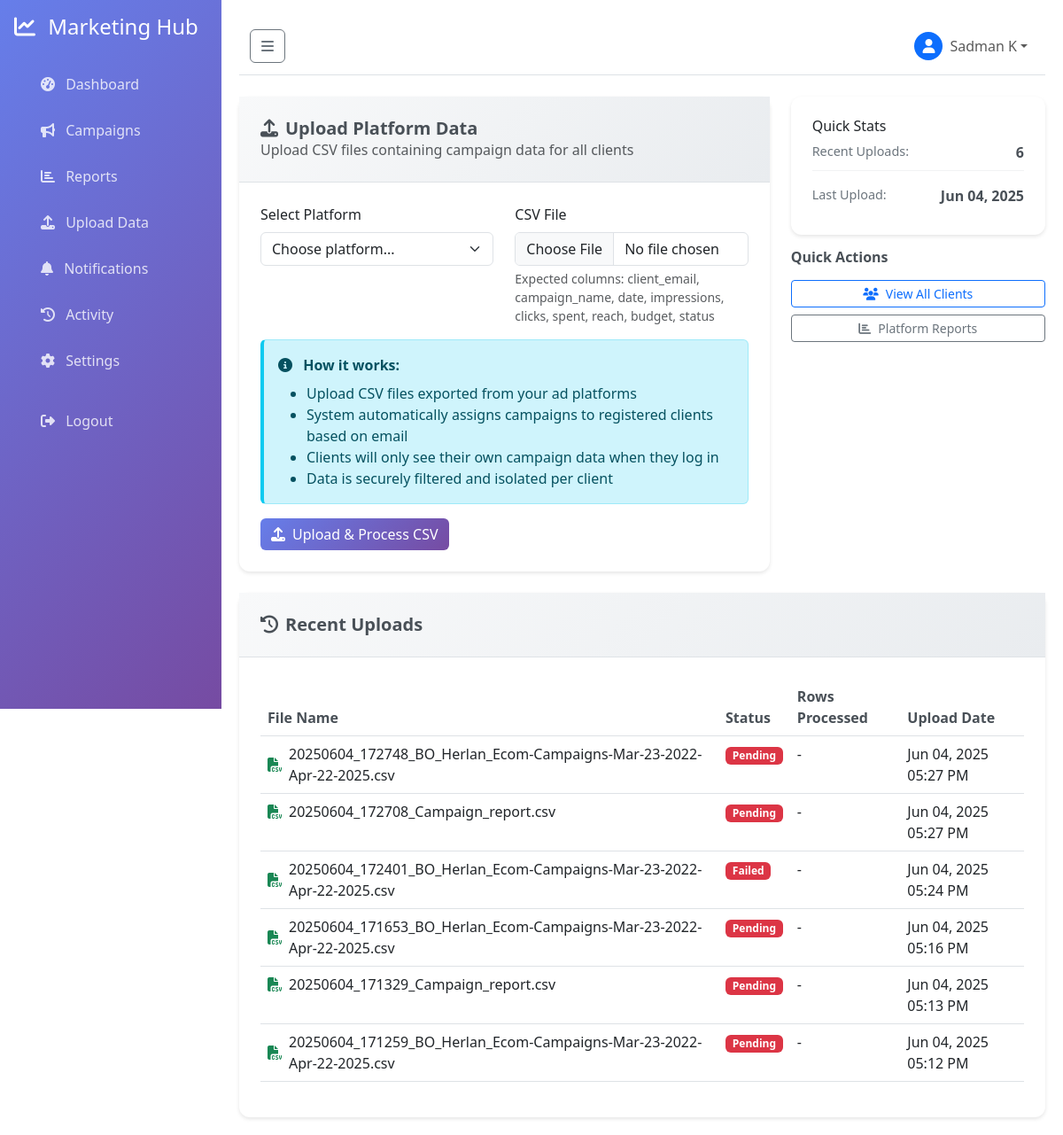
/agency/upload (signed in), run on the app's committed database.
### models.py (models this page shows, shortened)
class User(UserMixin, db.Model):
    __tablename__ = 'users'
    id = db.Column(db.Integer, primary_key=True)
    username = db.Column(db.String(80), unique=True, nullable=False)
    email = db.Column(db.String(120), unique=True, nullable=False)
    password_hash = db.Column(db.String(256), nullable=False)
    first_name = db.Column(db.String(50), nullable=True)
    last_name = db.Column(db.String(50), nullable=True)
    company_name = db.Column(db.String(100), nullable=True)
    created_at = db.Column(db.DateTime, default=datetime.utcnow)
    campaigns = db.relationship('Campaign', backref='client', lazy=True)
    def get_full_name(self):
        if self.first_name and self.last_name:
            return f"{self.first_name} {self.last_name}"
        return self.username

class CSVImport(db.Model):
    __tablename__ = 'csv_imports'
    id = db.Column(db.Integer, primary_key=True)
    filename = db.Column(db.String(255), nullable=False)
    file_path = db.Column(db.String(500), nullable=False)
    status = db.Column(db.String(50), default='Pending')  # Pending, Processing, Completed, Failed
    rows_processed = db.Column(db.Integer, default=0)
    rows_failed = db.Column(db.Integer, default=0)
    error_message = db.Column(db.Text)
    imported_by = db.Column(db.Integer, db.ForeignKey('users.id'), nullable=True)
    created_at = db.Column(db.DateTime, default=datetime.utcnow)
    completed_at = db.Column(db.DateTime)
    user = db.relationship('User', backref='csv_imports')

### agency_management.py (the view, shortened to what this page needs)
@agency_bp.route('/upload', methods=['GET', 'POST'])
@login_required
def agency_upload():
    recent_imports = CSVImport.query.order_by(CSVImport.created_at.desc()).limit(10).all()
    return render_template('agency/upload.html', recent_imports=recent_imports)

### app.py (called while the page is built)
@login_manager.user_loader
def load_user(user_id):
    from models import User
    return User.query.get(int(user_id))

### templates/agency/upload.html (shortened to what this page needs)
{% extends "base.html" %}
{% block content %}
<div class="row mb-4">
    <div class="col-lg-8">
        <div class="upload-card">
            <div class="card-header">
                <h5><i class="fas fa-upload me-2"></i>Upload Platform Data</h5>
                <p class="text-muted mb-0">Upload CSV files containing campaign data for all clients</p>
            </div>
            <div class="card-body">
                <form method="POST" enctype="multipart/form-data" id="agency-upload-form">
                    <div class="row">
                        <div class="col-md-6 mb-3">
                            <label class="form-label">Select Platform</label>
                            <select name="platform" class="form-select" required>
                                <option value="">Choose platform...</option>
                            </select>
                        </div>
                        <div class="col-md-6 mb-3">
                            <label class="form-label">CSV File</label>
                            <input type="file" name="csv_file" class="form-control" accept=".csv" required>
                            <div class="form-text">Expected columns: client_email, campaign_name, date, impressions, clicks, spent, reach, budget, status</div>
                        </div>
                    </div>
                    <div class="upload-info mb-3">
                        <div class="alert alert-info">
                            <i class="fas fa-info-circle me-2"></i>
                            <strong>How it works:</strong>
                            <ul class="mb-0 mt-2">
                                <li>Upload CSV files exported from your ad platforms</li>
                                <li>System automatically assigns campaigns to registered clients based on email</li>
                                <li>Clients will only see their own campaign data when they log in</li>
                                <li>Data is securely filtered and isolated per client</li>
                            </ul>
                        </div>
                    </div>
                    <button type="submit" class="btn btn-primary">
                        <i class="fas fa-upload me-2"></i>Upload & Process CSV
                    </button>
                </form>
            </div>
        </div>
    </div>
    <div class="col-lg-4">
        <div class="stats-card">
            <h6>Quick Stats</h6>
            <div class="stat-item">
                <span class="label">Recent Uploads:</span>
                <span class="value">{{ recent_imports|length }}</span>
            </div>
            <div class="stat-item">
                <span class="label">Last Upload:</span>
                <span class="value">
                    {% if recent_imports %}
                        {{ recent_imports[0].created_at.strftime('%b %d, %Y') }}
                    {% else %}
                        Never
                    {% endif %}
                </span>
            </div>
        </div>
        <div class="quick-actions mt-3">
            <h6>Quick Actions</h6>
            <a href="{{ url_for('agency.view_clients') }}" class="btn btn-outline-primary btn-sm d-block mb-2">
                <i class="fas fa-users me-2"></i>View All Clients
            </a>
            <a href="{{ url_for('reports') }}" class="btn btn-outline-secondary btn-sm d-block">
                <i class="fas fa-chart-bar me-2"></i>Platform Reports
            </a>
        </div>
    </div>
</div>
<div class="row">
    <div class="col-12">
        <div class="recent-uploads-card">
            <div class="card-header">
                <h5><i class="fas fa-history me-2"></i>Recent Uploads</h5>
            </div>
            <div class="card-body">
                {% if recent_imports %}
                <div class="table-responsive">
                    <table class="table table-hover">
                        <thead>
                            <tr>
                                <th>File Name</th>
                                <th>Status</th>
                                <th>Rows Processed</th>
                                <th>Upload Date</th>
                            </tr>
                        </thead>
                        <tbody>
                            {% for import in recent_imports %}
                            <tr>
                                <td>
                                    <div class="d-flex align-items-center">
                                        <i class="fas fa-file-csv text-success me-2"></i>
                                        {{ import.filename }}
                                    </div>
                                </td>
                                <td>
                                    <span class="badge badge-{{ 'success' if import.status == 'Completed' else 'warning' if import.status == 'Processing' else 'danger' }}">
                                        {{ import.status }}
                                    </span>
                                </td>
                                <td>
                                    {% if import.rows_processed %}
                                        {{ import.rows_processed }} rows
                                        {% if import.rows_failed > 0 %}
                                            <small class="text-warning">({{ import.rows_failed }} failed)</small>
                                        {% endif %}
                                    {% else %}
                                        -
                                    {% endif %}
                                </td>
                                <td>{{ import.created_at.strftime('%b %d, %Y %I:%M %p') }}</td>
                            </tr>
                            {% endfor %}
                        </tbody>
                    </table>
                </div>
                {% else %}
                <div class="empty-state text-center py-4">
                    <i class="fas fa-upload fa-3x text-muted mb-3"></i>
                    <h6>No uploads yet</h6>
                    <p class="text-muted">Upload your first CSV file to get started</p>
                </div>
                {% endif %}
            </div>
        </div>
    </div>
</div>
{% endblock %}

### templates/base.html (shortened to what this page needs)
<!DOCTYPE html>
<html lang="en">
<head>
    <link href="https://cdn.jsdelivr.net/npm/bootstrap@5.3.0/dist/css/bootstrap.min.css" rel="stylesheet">
    <link href="https://cdnjs.cloudflare.com/ajax/libs/font-awesome/6.4.0/css/all.min.css" rel="stylesheet">
</head>
<body>
    <nav class="sidebar" id="sidebar">
        <div class="p-3">
            <h4 class="text-white mb-4">
                <i class="fas fa-chart-line me-2"></i>
                <span class="sidebar-text">Marketing Hub</span>
            </h4>
            <ul class="nav flex-column">
                <li class="nav-item">
                    <a class="nav-link {% if request.endpoint == 'dashboard' %}active{% endif %}" href="{{ url_for('dashboard') }}">
                        <i class="fas fa-tachometer-alt me-2"></i>
                        <span class="sidebar-text">Dashboard</span>
                    </a>
                </li>
                <li class="nav-item">
                    <a class="nav-link {% if request.endpoint == 'campaigns' %}active{% endif %}" href="{{ url_for('campaigns') }}">
                        <i class="fas fa-bullhorn me-2"></i>
                        <span class="sidebar-text">Campaigns</span>
                    </a>
                </li>
                <li class="nav-item">
                    <a class="nav-link {% if request.endpoint == 'reports' %}active{% endif %}" href="{{ url_for('reports') }}">
                        <i class="fas fa-chart-bar me-2"></i>
                        <span class="sidebar-text">Reports</span>
                    </a>
                </li>
                <li class="nav-item">
                    <a class="nav-link {% if request.endpoint == 'upload_csv' %}active{% endif %}" href="{{ url_for('upload_csv') }}">
                        <i class="fas fa-upload me-2"></i>
                        <span class="sidebar-text">Upload Data</span>
                    </a>
                </li>
                <li class="nav-item">
                    <a class="nav-link {% if request.endpoint == 'notifications' %}active{% endif %}" href="{{ url_for('notifications') }}">
                        <i class="fas fa-bell me-2"></i>
                        <span class="sidebar-text">Notifications</span>
                    </a>
                </li>
                <li class="nav-item">
                    <a class="nav-link {% if request.endpoint == 'activity_log' %}active{% endif %}" href="{{ url_for('activity_log') }}">
                        <i class="fas fa-history me-2"></i>
                        <span class="sidebar-text">Activity</span>
                    </a>
                </li>
                <li class="nav-item">
                    <a class="nav-link {% if request.endpoint == 'account_settings' %}active{% endif %}" href="{{ url_for('account_settings') }}">
                        <i class="fas fa-cog me-2"></i>
                        <span class="sidebar-text">Settings</span>
                    </a>
                </li>
                <li class="nav-item mt-3">
                    <a class="nav-link" href="{{ url_for('auth.logout') }}">
                        <i class="fas fa-sign-out-alt me-2"></i>
                        <span class="sidebar-text">Logout</span>
                    </a>
                </li>
            </ul>
        </div>
    </nav>
    <div class="content-wrapper" id="content">
        <nav class="navbar navbar-expand-lg navbar-light bg-white border-bottom mb-4">
            <div class="container-fluid">
                <button class="btn btn-outline-secondary me-3" id="sidebarToggle" type="button">
                    <i class="fas fa-bars"></i>
                </button>
                <div class="navbar-nav ms-auto">
                    <div class="nav-item dropdown">
                        <a class="nav-link dropdown-toggle d-flex align-items-center" href="#" id="userDropdown" role="button" data-bs-toggle="dropdown">
                            <div class="bg-primary rounded-circle me-2 d-flex align-items-center justify-content-center" style="width: 32px; height: 32px;">
                                <i class="fas fa-user text-white"></i>
                            </div>
                            <span>{{ current_user.get_full_name() if current_user.is_authenticated else 'Guest' }}</span>
                        </a>
                    </div>
                </div>
            </div>
        </nav>
        {% block content %}{% endblock %}
    </div>
</body>
</html>

### templates/base.html (style rules this page uses)
.sidebar { background: linear-gradient(135deg, #667eea 0%, #764ba2 100%); min-height: 100vh; position: fixed; top: 0; left: 0; width: 250px; z-index: 1000; transition: all 0.3s; }
.sidebar .nav-link { color: rgba(255, 255, 255, 0.8); padding: 12px 20px; border-radius: 8px; margin: 2px 10px; transition: all 0.3s; }
.content-wrapper { margin-left: 250px; padding: 20px; transition: all 0.3s; }
.btn-primary { background: linear-gradient(135deg, #667eea 0%, #764ba2 100%); border: none; }
.table th { border-top: none; font-weight: 600; color: #495057; }
.badge { font-size: 0.75rem; }

### templates/agency/upload.html (style rules this page uses)
.upload-card, .stats-card, .recent-uploads-card { background: white; border-radius: 12px; box-shadow: 0 2px 4px rgba(0,0,0,0.1); border: none; }
.card-header { background: linear-gradient(135deg, #f8f9fa, #e9ecef); border-bottom: 1px solid #dee2e6; padding: 1.5rem; }
.card-header h5 { margin: 0; color: #495057; font-weight: 600; }
.card-body { padding: 1.5rem; }
.stats-card { padding: 1.5rem; }
.stat-item { display: flex; justify-content: space-between; margin-bottom: 1rem; padding-bottom: 0.5rem; border-bottom: 1px solid #f1f3f4; }
.stat-item:last-child { border-bottom: none; margin-bottom: 0; }
.stat-item .label { color: #6c757d; font-size: 0.9rem; }
.stat-item .value { font-weight: 600; color: #495057; }
.quick-actions h6 { color: #495057; font-weight: 600; margin-bottom: 1rem; }
.upload-info .alert { border-left: 4px solid #0dcaf0; }
.badge-danger { background-color: #dc3545; }

### data on the page
User: first_name+last_name "Sadman K"
CSVImport: created_at "Jun 04, 2025", filename "20250604_172748_BO_Herlan_Ecom-Campaigns-Mar-23-2022-Apr-22-2025.csv", status "Pending", created_at "Jun 04, 2025 05:27 PM"
CSVImport: filename "20250604_172708_Campaign_report.csv", status "Pending", created_at "Jun 04, 2025 05:27 PM"
CSVImport: filename "20250604_172401_BO_Herlan_Ecom-Campaigns-Mar-23-2022-Apr-22-2025.csv", status "Failed", created_at "Jun 04, 2025 05:24 PM"
CSVImport: filename "20250604_171653_BO_Herlan_Ecom-Campaigns-Mar-23-2022-Apr-22-2025.csv", status "Pending", created_at "Jun 04, 2025 05:16 PM"
CSVImport: filename "20250604_171329_Campaign_report.csv", status "Pending", created_at "Jun 04, 2025 05:13 PM"
CSVImport: filename "20250604_171259_BO_Herlan_Ecom-Campaigns-Mar-23-2022-Apr-22-2025.csv", status "Pending", created_at "Jun 04, 2025 05:12 PM"

### other printed values
{{ recent_imports|length }} "6"
